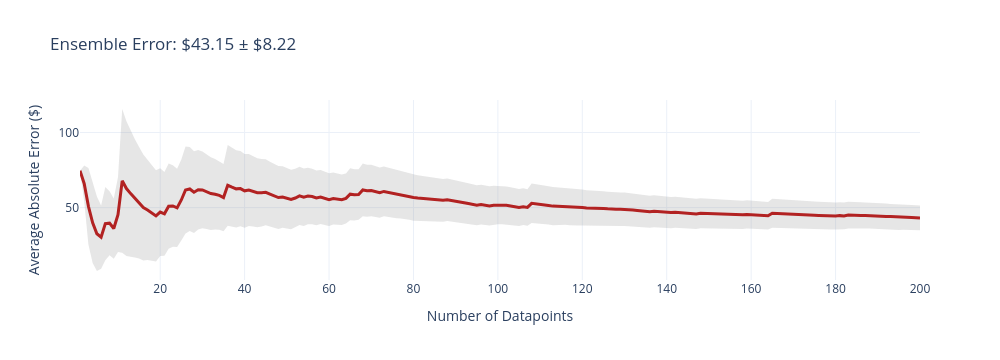
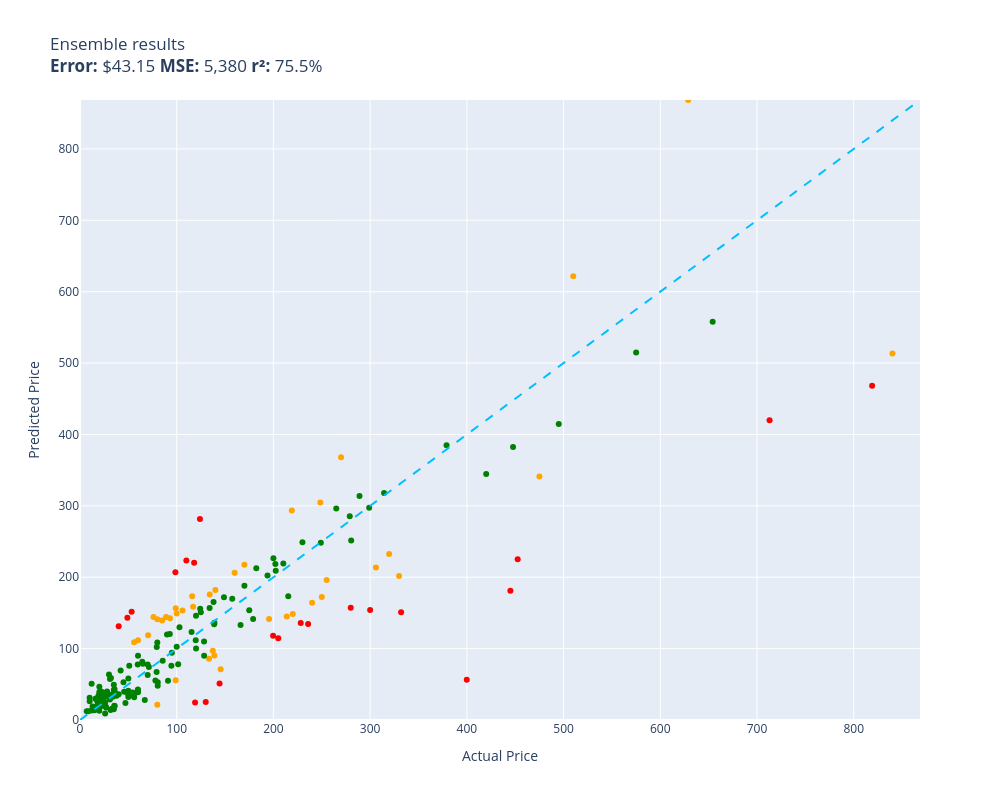

Notebook code for these charts, in order:
### Code cell
evaluate(ensemble, test)

### Figure 1 — Plotly figure (JSON) as saved in the notebook; plotly's stock layout.template omitted (floating-point values rounded to 4 significant figures; data arrays with more than 128 entries replaced by an {"elided": "..."} marker saying what was removed)
{"data": [{"fill": "toself", "fillcolor": "rgba(128,128,128,0.2)", "hoverinfo": "skip", "line": {"color": "rgba(255,255,255,0)"}, "name": "95% CI", "showlegend": false, "type": "scatter", "x": {"elided": "400 int values"}, "y": {"elided": "400 float values"}}, {"customdata": {"elided": "200x1 float values"}, "hovertemplate": "n=%{x}<br>Avg Error=$%{y:,.2f}<br>±95% CI=$%{customdata[0]:,.2f}<extra></extra>", "line": {"color": "firebrick", "width": 3}, "mode": "lines", "name": "Cumulative Avg Error", "type": "scatter", "x": {"elided": "200 int values"}, "y": {"elided": "200 float values"}}], "layout": {"height": 360, "showlegend": false, "title": {"text": "Ensemble Error: $43.15 ± $8.22"}, "width": 1000, "xaxis": {"title": {"text": "Number of Datapoints"}}, "yaxis": {"title": {"text": "Average Absolute Error ($)"}}}}

### Figure 2 — Plotly figure (JSON) as saved in the notebook; plotly's stock layout.template omitted (floating-point values rounded to 4 significant figures; data arrays with more than 128 entries replaced by an {"elided": "..."} marker saying what was removed)
{"data": [{"customdata": [["Old Blood Noise Excess V2 Distortion Cho...\nGuess=$293.63 Actual=$219.00"], ["telpo Headlight Assembly Fit For 15 Camr...\nGuess=$173.28 Actual=$115.99"], ["Pump Head TBVECHI 175PSI 4KW 5.5HP 21CFM...\nGuess=$201.70 Actual=$329.90"], ["HK SYSTEMS 13\" Heavy Duty Black \"Push\" O...\nGuess=$139.27 Actual=$84.95"], ["Clementoni 39132.5 Jigsaw Puzzle 1,000 P...\nGuess=$21.49 Actual=$79.95"], ["GanFindX Portable Car Hand Controls for ...\nGuess=$206.40 Actual=$159.90"], ["Travelpro Platinum Elite Slim Business L...\nGuess=$145.04 Actual=$213.83"], ["Tidal Front + Rear Fender Flares 4PC Poc...\nGuess=$196.22 Actual=$254.99"], ["Dakota Alert MURS Alert Probe Sensor - M...\nGuess=$148.57 Actual=$219.99"], ["Wenger City Upgrade Laptop Backpack with...\nGuess=$71.07 Actual=$145.42"], ["KOHLER 18865-CP Filtered Water Faucet, P...\nGuess=$340.98 Actual=$475.00"], ["Diversitech WG840585 Motor, (Ddb) 1/3Hp,...\nGuess=$175.72 Actual=$134.12"], ["Poison Spyder 10-08-020 Rocker Knocker\nGuess=$868.52 Actual=$628.76"], ["VLAND LED Smoked Taillights Compatible F...\nGuess=$164.29 Actual=$239.99"], ["BESTILL Wall Mounted Shower Faucet Set, ...\nGuess=$144.37 Actual=$76.00"], ["Marvel Legends Series X-Men 6-Inch Archa...\nGuess=$55.52 Actual=$98.95"], ["LEGO Marvel Avengers War Machine Buster ...\nGuess=$111.75 Actual=$59.95"], ["Kingston Brass KS269SN Kingston Clawfoot...\nGuess=$213.59 Actual=$305.99"], ["Aeromotive 13304 Regulator, X1 Adjustabl...\nGuess=$367.98 Actual=$269.95"], ["4LT LUMINETTE Vanity Opal GLS BSN\nGuess=$149.33 Actual=$99.99"], ["4pc Wheel Spacers Adapters 4\" (2inch Per...\nGuess=$158.59 Actual=$116.95"], ["MXR Carbon Copy Deluxe Analog Delay Guit...\nGuess=$141.53 Actual=$195.50"], ["Ibanez M510OVS Acoustic Mandolin in Vint...\nGuess=$217.32 Actual=$169.99"], ["Linkloos Solar Street Lights Outdoor Wat...\nGuess=$109.05 Actual=$55.99"], ["CradlePoint Compact Broadband Router (CB...\nGuess=$144.40 Actual=$89.00"], ["Pyle Wireless Rear View Backup Camera - ...\nGuess=$118.60 Actual=$70.45"], ["Auertech Portable Washing Machine, 14lbs...\nGuess=$156.53 Actual=$98.99"], ["New Replacement seat cover fits Yamaha M...\nGuess=$90.26 Actual=$138.95"], ["Evan Fischer Radiator Cooling Fan Assemb...\nGuess=$97.18 Actual=$137.34"], ["Music Hall pa15.3 MM/MC Phono Preamplifi...\nGuess=$172.37 Actual=$250.00"], ["Competition Clutch Disc and Pressure Pla...\nGuess=$621.54 Actual=$510.00"], ["KUNFINE Android Radio CarPlay & Android ...\nGuess=$153.45 Actual=$106.00"], ["StonKraft Brass Chess Board Game Set wit...\nGuess=$182.00 Actual=$140.00"], ["Venom Power Terra Hunter R/T+ R/T All-Te...\nGuess=$232.51 Actual=$319.65"], ["Dell XPS 13 9343-2727SLV 13.3\" Full HD S...\nGuess=$513.44 Actual=$839.99"], ["Samsung DA97-07603B Freezer Ice Maker As...\nGuess=$142.38 Actual=$93.02"], ["PowerSport Front Rear Brakes and Rotors ...\nGuess=$304.58 Actual=$248.51"], ["Targus CityGear Durable Backpack, Black,...\nGuess=$85.66 Actual=$133.43"], ["MonMount Triple Monitor Stand Freestandi...\nGuess=$141.15 Actual=$79.99"]], "hovertemplate": "%{customdata[0]}<extra></extra>", "legendgroup": "orange", "marker": {"color": "orange", "size": 6, "symbol": "circle"}, "mode": "markers", "name": "orange", "orientation": "v", "showlegend": true, "type": "scatter", "x": [219.0, 116.0, 329.9, 84.95, 79.95, 159.9, 213.8, 255.0, 220.0, 145.4, 475.0, 134.1, 628.8, 240.0, 76.0, 98.95, 59.95, 306.0, 269.9, 99.99, 117.0, 195.5, 170.0, 55.99, 89.0, 70.45, 98.99, 138.9, 137.3, 250.0, 510.0, 106.0, 140.0, 319.6, 840.0, 93.02, 248.5, 133.4, 79.99], "xaxis": "x", "y": [293.6, 173.3, 201.7, 139.3, 21.49, 206.4, 145.0, 196.2, 148.6, 71.07, 341.0, 175.7, 868.5, 164.3, 144.4, 55.52, 111.8, 213.6, 368.0, 149.3, 158.6, 141.5, 217.3, 109.0, 144.4, 118.6, 156.5, 90.26, 97.18, 172.4, 621.5, 153.5, 182.0, 232.5, 513.4, 142.4, 304.6, 85.66, 141.2], "yaxis": "y"}, {"customdata": {"elided": "139x1 str values"}, "hovertemplate": "%{customdata[0]}<extra></extra>", "legendgroup": "green", "marker": {"color": "green", "size": 6, "symbol": "circle"}, "mode": "markers", "name": "green", "orientation": "v", "showlegend": true, "type": "scatter", "x": {"elided": "139 float values"}, "xaxis": "x", "y": {"elided": "139 float values"}, "yaxis": "y"}, {"customdata": [["SuppliesOutlet Compatible Toner Cartridg...\nGuess=$51.02 Actual=$144.29"], ["Bam France 2002XL Contoured Hightech Bla...\nGuess=$419.82 Actual=$713.00"], ["PEMP E65 E66 CDC Simulate Optical Fiber ...\nGuess=$24.59 Actual=$119.00"], ["CORSAIR Dominator Platinum RGB 32GB (2x1...\nGuess=$281.44 Actual=$124.00"], ["Bam Trekking 3027SB Single Black Clarine...\nGuess=$150.91 Actual=$332.00"], ["DEWALT 20V MAX* XR Impact Driver with Bl...\nGuess=$225.10 Actual=$452.53"], ["Aolemi Oil Rubbed Bronze Single Function...\nGuess=$206.88 Actual=$98.65"], ["Canon EOS Rebel T7 Digital SLR Camera wi...\nGuess=$468.36 Actual=$819.00"], ["JRready ST6313 DT Deutsch Connector Kit,...\nGuess=$118.08 Actual=$199.68"], ["3D Tree Hole Branches 075 Stair Risers D...\nGuess=$25.30 Actual=$129.99"], ["Projector, CRAZVIEW Projector with WiFi ...\nGuess=$151.57 Actual=$53.40"], ["MC: Pindicator (Dual Intensity Amber)\nGuess=$131.20 Actual=$40.00"], ["Sumerain S1339CM Double Handle Widesprea...\nGuess=$134.48 Actual=$235.86"], ["Western Digital Enterprise RE4-GP 2TB SA...\nGuess=$223.40 Actual=$109.95"], ["Lighted Triangle Mirror Cabinet Bathroom...\nGuess=$180.89 Actual=$445.00"], ["Trail Gear Twin Stick Kit for Top Shift ...\nGuess=$157.37 Actual=$279.92"], ["Pioneer 2AM401-BN Two Handle Kitchen Fau...\nGuess=$135.76 Actual=$228.22"], ["LSI Broadcom SAS 9300-8i 8-port 12Gb/s S...\nGuess=$220.20 Actual=$118.00"], ["Canon Sure Shot 90u 35mm Date Camera\nGuess=$56.36 Actual=$399.89"], ["SP Air Corporation SP-8102BU 1/4-Inch He...\nGuess=$114.48 Actual=$204.99"], ["A-Premium Front Suspension Steering Knuc...\nGuess=$143.14 Actual=$48.99"], ["HP Laserjet 2100 Laser Printer W/Test Pr...\nGuess=$154.22 Actual=$299.98"]], "hovertemplate": "%{customdata[0]}<extra></extra>", "legendgroup": "red", "marker": {"color": "red", "size": 6, "symbol": "circle"}, "mode": "markers", "name": "red", "orientation": "v", "showlegend": true, "type": "scatter", "x": [144.3, 713.0, 119.0, 124.0, 332.0, 452.5, 98.65, 819.0, 199.7, 130.0, 53.4, 40.0, 235.9, 110.0, 445.0, 279.9, 228.2, 118.0, 399.9, 205.0, 48.99, 300.0], "xaxis": "x", "y": [51.02, 419.8, 24.59, 281.4, 150.9, 225.1, 206.9, 468.4, 118.1, 25.3, 151.6, 131.2, 134.5, 223.4, 180.9, 157.4, 135.8, 220.2, 56.36, 114.5, 143.1, 154.2], "yaxis": "y"}, {"hoverinfo": "skip", "line": {"color": "deepskyblue", "dash": "dash", "width": 2}, "mode": "lines", "name": "y = x", "showlegend": false, "type": "scatter", "x": [0, 868.5], "y": [0, 868.5]}], "layout": {"height": 800, "legend": {"title": {"text": "color"}, "tracegroupgap": 0}, "showlegend": false, "title": {"text": "Ensemble results<br><b>Error:</b> $43.15 <b>MSE:</b> 5,380 <b>r²:</b> 75.5%"}, "width": 1000, "xaxis": {"anchor": "y", "domain": [0, 1], "range": [0, 868.5], "title": {"text": "Actual Price"}}, "yaxis": {"anchor": "x", "domain": [0, 1], "range": [0, 868.5], "title": {"text": "Predicted Price"}}}}
